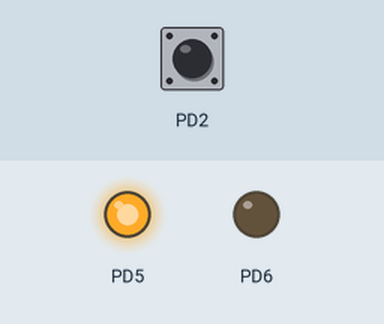
Recording of a program running on a simulated ATmega328P, built with avr-gcc and emulated at 16 MHz. On the bench: output pins drawn as LEDs (lit = HIGH). The test bench sets the inputs (shaded band); at power-on: PD2 HIGH.

Above: at 1.2 s.
1.3 s: PD2 pulled LOW for 0.15 s
At 1.6 s:
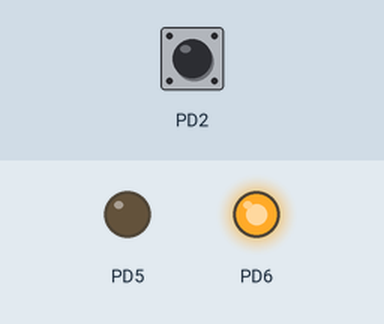
2.9 s: PD2 pulled LOW for 1 s
At 4.0 s:
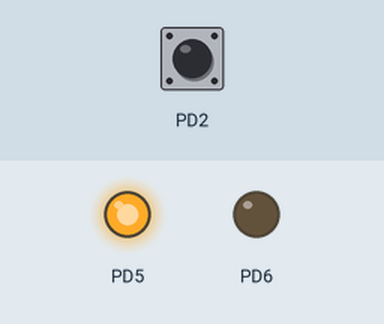
5.4 s: PD2 pulled LOW for 3.2 s
At 5.9 s:
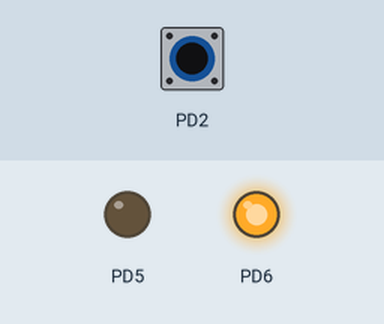
Timing chart, 0 to 8.4 s (numbered marks = the images above; inputs shaded):
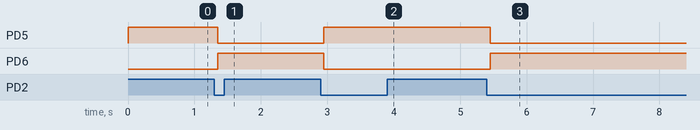

Measured:
- after the input at 1.3 s, PD5: HIGH → LOW after 0.05 s; PD6: LOW → HIGH after 0.05 s
- after the input at 2.9 s, PD5: LOW → HIGH after 0.05 s; PD6: HIGH → LOW after 0.05 s
- after the input at 5.4 s, PD5: HIGH → LOW after 0.05 s; PD6: LOW → HIGH after 0.05 s

The program:

main.c
```c
// 2. Objective: Write a program to toggle between a Red LED and a Green LED using a momentary push-button switch. Requirements: The system must interface with a Red LED, a Green LED, and a push-button switch. When the switch is pressed, the program must toggle the current active LED state. If the Red LED is currently ON, it must be turned OFF while the Green LED is turned ON. Conversely, if the Green LED is currently ON, it must be turned OFF while the Red LED is turned ON. Each individual press of the switch should trigger exactly one transition between the two LEDs.

#define F_CPU 16000000UL
#include <avr/io.h>
#include <util/delay.h>

int main(void)
{
	// Set LED pins as output
	DDRD |= (1 << PD5) | (1 << PD6);

	// Set button pin as input
	DDRD &= ~(1 << PD2);

	// Enable internal pull-up resistor
	PORTD |= (1 << PD2);

	uint8_t state = 0; // 0 = Red ON, 1 = Green ON

	// Initial condition = Red ON
	PORTD |= (1 << PD5);
	PORTD &= ~(1 << PD6);

	while (1)
	{
		// Check button press
		if (!(PIND & (1 << PD2)))
		{
			_delay_ms(50);

			if (!(PIND & (1 << PD2))) //  press
			{
				// Toggle state
				state ^= 1;

				if (state == 0)
				{
					// Red ON, Green OFF
					PORTD |= (1 << PD5);
					PORTD &= ~(1 << PD6);
				}
				else
				{
					// Green ON, Red OFF
					PORTD |= (1 << PD6);
					PORTD &= ~(1 << PD5);
				}

				// Wait until button release
				while (!(PIND & (1 << PD2)));
				_delay_ms(50);
			}
		}
	}
}
```
